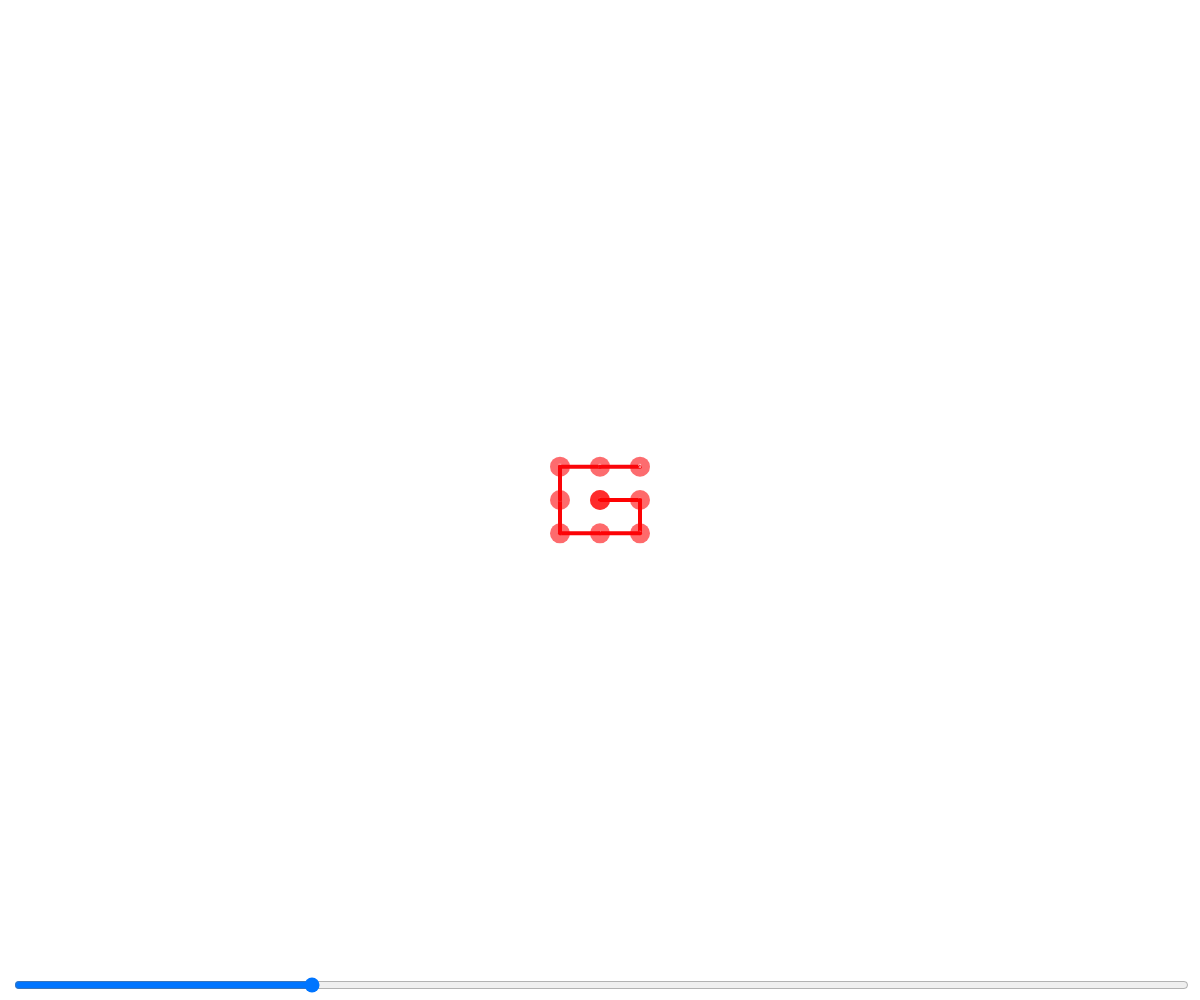
Frame 1 (no input)
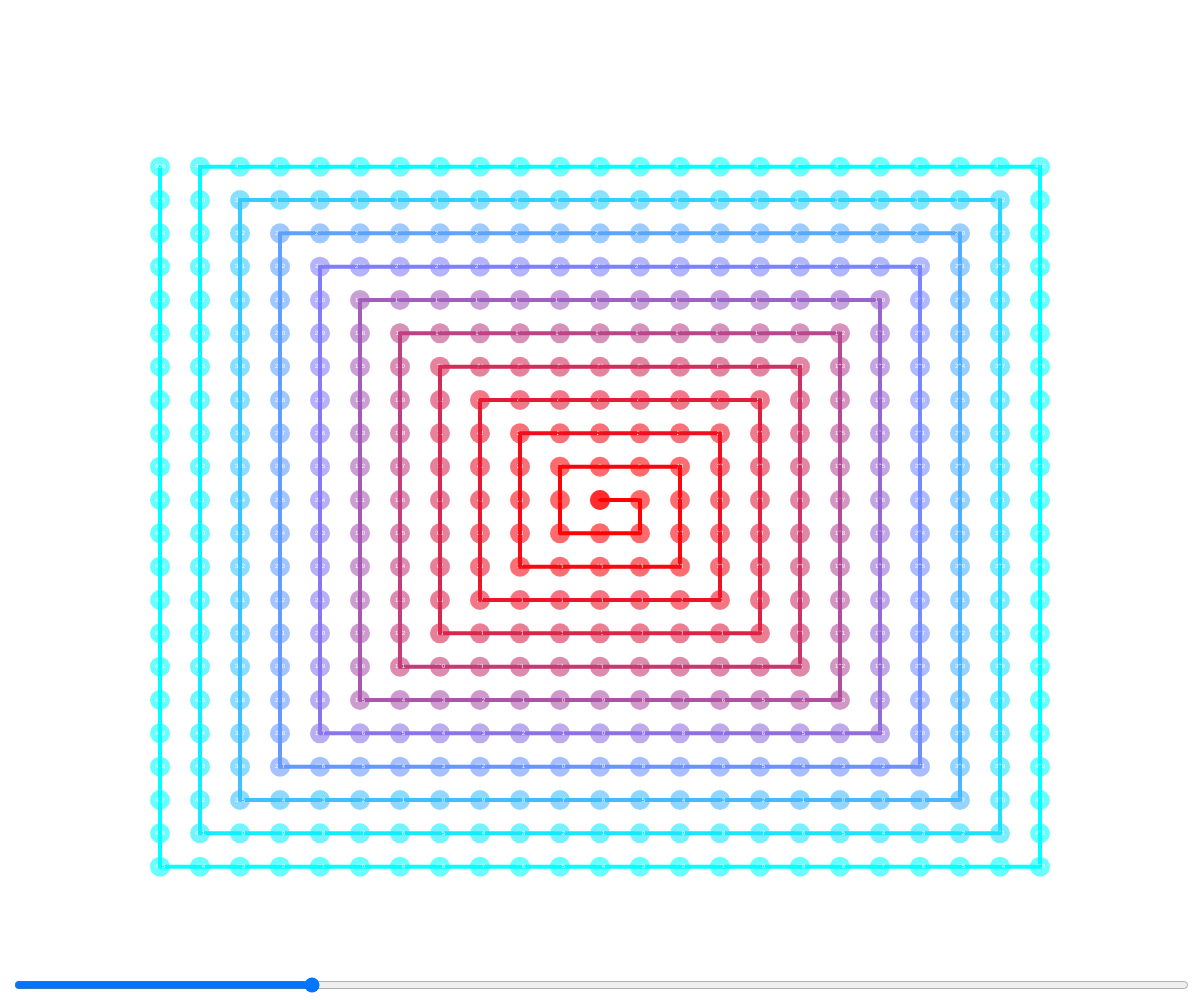
Frame 60 (no input)
Frame 120 (the mouse pressed at the canvas centre since frame 60): identical to frame 60, image omitted

The p5.js sketch that drew these frames (run headless with seeded random() and noise() and a simulated clock; from frame 60 on, the mouse is pressed at the canvas centre):

// p5.js sketch
// ── sketch.js
let c; let r;
let w; let h;
let col_d; let col;
let i; let l;
let debug = true;
let canv;
let needed;
let slider;
let speed = 10;
function cx(x) { return (width/2)+x; }
function cy(y) { return (height/2)+y; }
function setup(init = true) {
    if (init) {
        if (debug) canv = createCanvas(windowWidth, windowHeight);
        else createCanvas(windowWidth-10, windowHeight-40);
        slider = createSlider(10, 50, 20);
        slider.style('width', (width-25).toString()+'px');
        slider.position(12, height-25);
    }
    
    c = slider.value();
    w = width/1.5/c;
    h = height/1.5/c;
    r = c/2;
    
    background(255);
    frameRate(30);
    rectMode(CENTER);
    noStroke();
    textSize(width/height/c*100);
    textAlign(CENTER, CENTER);
    needed = getNeeded2(r*2+2);
    col_d = 600/needed.length;
    i = 0;
}
function draw() {
    if (slider.value() != c) setup(false);
    else if (needed[i+speed]) {
        for (let j = 0; j < speed; j++) {
            col = i*col_d;
            fill(255-col/2, col/2, col, 150);
            stroke(255-col/2, col/2, col);
            strokeWeight(4);
            
            if (l != null) line(cx(l[0]*w), cy(l[1]*h), cx(needed[i][0]*w), cy(needed[i][1]*h));
            noStroke();
            
            circle(cx(needed[i][0]*w), cy(needed[i][1]*h), w/2, h/2);
            fill(255, 255, 255);
            text(i.toString(), cx(needed[i][0]*w), cy(needed[i][1]*h));
            l = needed[i];
            i++;
        }
    }
    else if (needed[i]) {
        col = i*col_d;
        fill(255-col/2, col/2, col, 150);
        stroke(255-col/2, col/2, col);
        strokeWeight(4);
        
        if (l != null) line(cx(l[0]*w), cy(l[1]*h), cx(needed[i][0]*w), cy(needed[i][1]*h));
        noStroke();
        
        circle(cx(needed[i][0]*w), cy(needed[i][1]*h), w/2, h/2);
        fill(255, 255, 255);
        text(i.toString(), cx(needed[i][0]*w), cy(needed[i][1]*h));
        l = needed[i];
        i++;
    }
}
function getNeeded(r) {
    let n = [];
    n.push([0, 0]);
        
    for (x = 1; x < r; x++) {
        n.push([ x,  0]);
        n.push([-x,  0]);
        n.push([ 0,  x]);
        n.push([ 0, -x]);
        
        for (y = 1; y < r; y++) {
            n.push([ x,  y]);
            n.push([-x,  y]);
            n.push([ x, -y]);
            n.push([-x, -y]);
        }
    }
    return n;
}
function getNeeded2(r) {
    let n = [];
    append(n, [0, 0]);
    let xdir = 0;
    let ydir = 0;
    let x = 0; let y = 0;
        
    for (i = 1; i < r; i += 2) {
        for (let x_ = x; x_ < i-i/2; x_++) {
            n.push([x_, y]);
        }
        x += i;
        for (let y_ = y; y_ < i-i/2; y_++) {
            n.push([x, y_]);
        }
        y += i;
        for (let x_ = x; x_ > -i+i/2; x_--) {
            n.push([x_, y]);
        }
        x -= i+1;
        for (let y_ = y; y_ > -i+i/2; y_--) {
            n.push([x, y_]);
        }
        y -= i+1;
    }
    return n;
}
